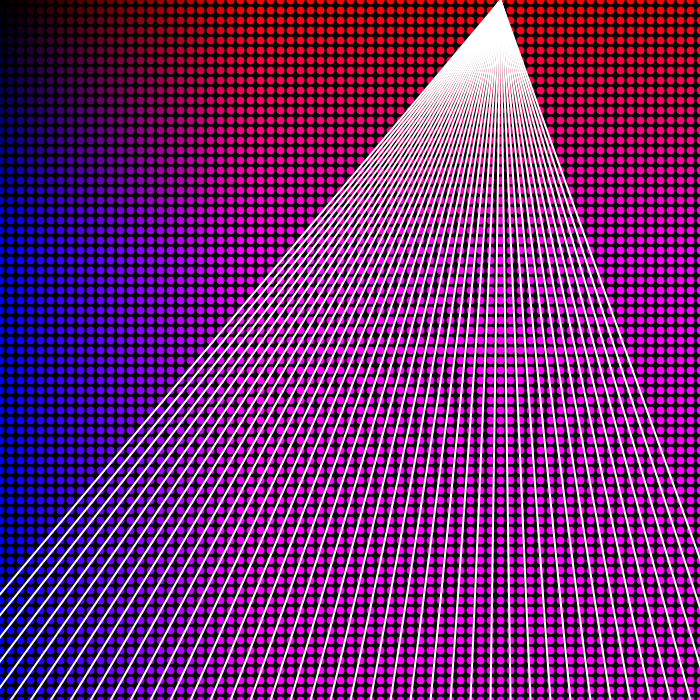
Frame 1 (no input)
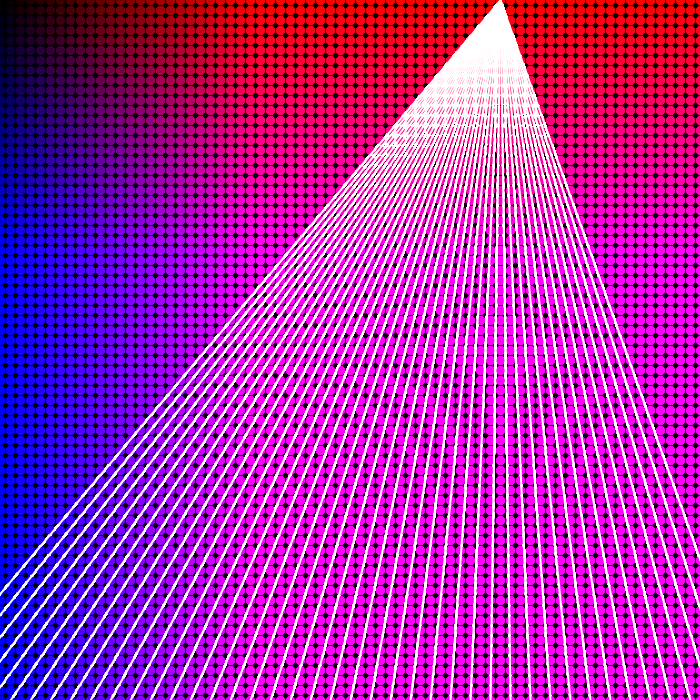
Frame 60 (the mouse pressed at the canvas centre just before this capture)
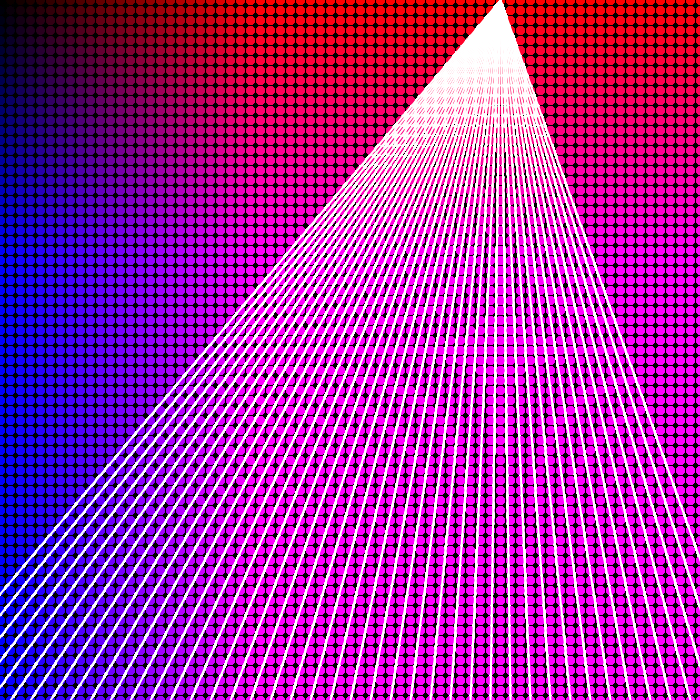
Frame 120 (the mouse held since frame 60 and released just before this capture)

The Processing sketch that drew these frames (run headless with seeded random() and noise(); from frame 60 on, the mouse is pressed at the canvas centre):

// Processing sketch: processing_184451
// ── processing_184451.pde

//-------------------------------------//
//Purple Points with Light//
//By Brandon Messner//
//02.05.15//

void setup() {
  size(700,700);
  background(0);
}

void draw() {
  for (int x=0; x<705; x=x+10) {
    for (int y=0; y<705; y=y+10) {
    strokeWeight(8);
    stroke(x,0,y);
    point(x,y);
    }
  }
  for (int a=750; a>-100; a=a-20) {
    stroke(255);
    strokeWeight(2);
    line(500,0,a,700);
  }
}
